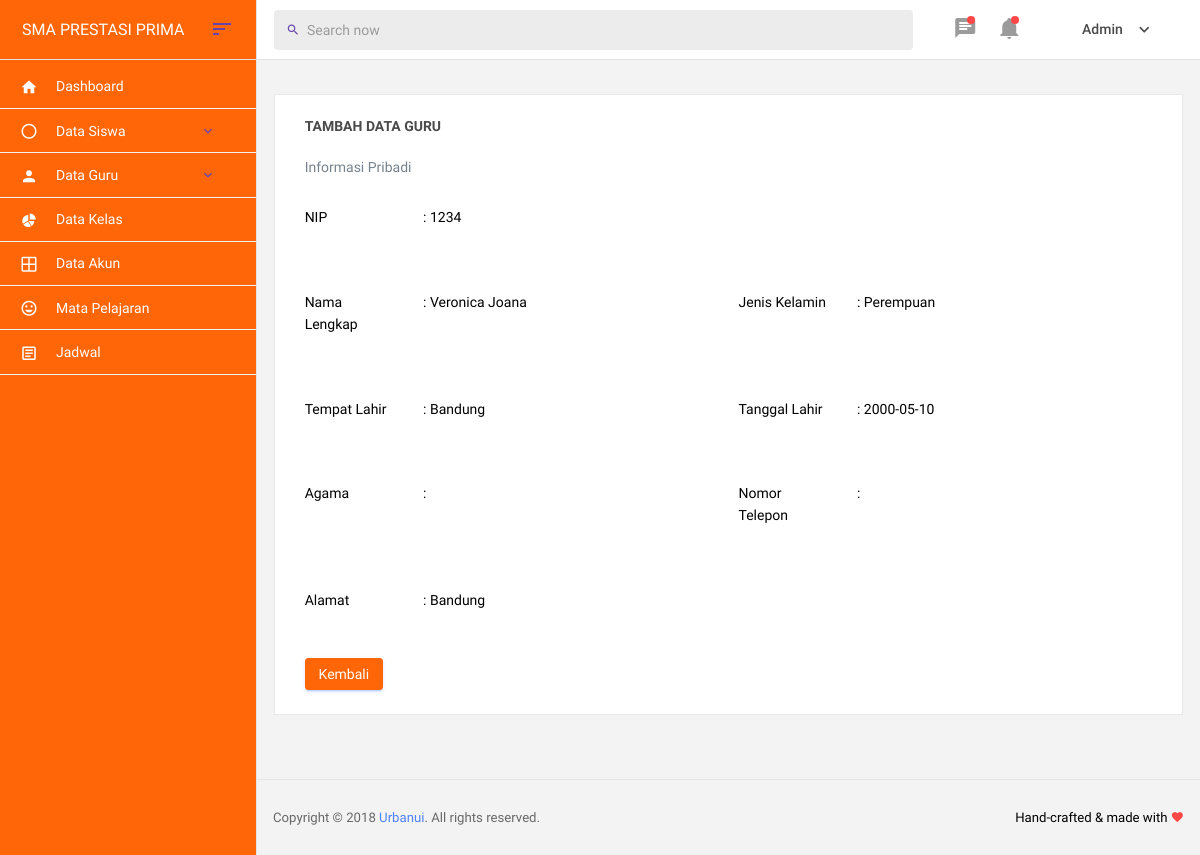
/admin/detailguru/1234, run on the app's committed database.
### tables this page shows
CREATE TABLE `guru` (
  `id` int(11) NOT NULL,
  `nip` int(11) NOT NULL,
  `nama_guru` varchar(50) NOT NULL,
  `username` varchar(128) NOT NULL,
  `tempat_lahir` varchar(50) NOT NULL,
  `tanggal_lahir` date NOT NULL,
  `alamat` text NOT NULL,
  `telp_guru` varchar(15) NOT NULL,
  `jenis_kelamin` varchar(20) NOT NULL,
  `foto_guru` varchar(100) NOT NULL,
  `id_user` int(11) NOT NULL
);

### application/controllers/Admin.php (called while the page is built, shortened)
<?php
class Admin extends CI_Controller
{
	public function __construct()
	{
		$this->load->helper(array('url'));
		$this->load->database();
		$this->load->model('M_data');
	}
	public function detailguru($nip)
	{
		$data['detail'] = $this->M_data->detail_guru($nip);
		$this->load->view('admin/head');
		$this->load->view('admin/header');
		$this->load->view('admin/detailguru', $data);
		$this->load->view('admin/footer');
		$this->load->view('admin/js');
	}
}

### index.php (called while the page is built, shortened)
<?php
require_once BASEPATH.'core/CodeIgniter.php';

### application/models/M_data.php (called while the page is built, shortened)
<?php
class M_data extends CI_Model{
    public function detail_guru($nip){
        $result = $this->db->where('nip', $nip)
    	->get('guru');
    	if ($result->num_rows() > 0) {
    		return $result->result();
    	}else{
    		return false;
    	}
    }
}
?>

### application/views/admin/detailguru.php (the view)
<div class="main-panel">
    <div class="content-wrapper">
        <div class="row">
          <div class="col-12 grid-margin">
              <div class="card">
                <div class="card-body">
                  <h4 class="card-title">Tambah Data Guru</h4>
                  <?php foreach ($detail as $dt) : ?>
                    <p class="card-description">
                      Informasi Pribadi
                    </p>
                    <div class="row">
                      <div class="col-md-6">
                        <div class="form-group row">
                          <label class="col-sm-3 col-form-label">NIP</label>
                          <div class="col-sm-9">
                            <label class="col-sm-6 col-form-label">: <?php echo $dt->nip?></label>
                          </div>
                        </div>
                      </div>
                    </div>
                    <div class="row">
                      <div class="col-md-6">
                        <div class="form-group row">
                          <label class="col-sm-3 col-form-label">Nama Lengkap</label>
                          <div class="col-sm-9">
                          <label class="col-sm-6 col-form-label">: <?php echo $dt->nama_guru?></label>
                          </div>
                        </div>
                      </div>
                      <div class="col-md-6">
                        <div class="form-group row">
                        <label class="col-sm-3 col-form-label">Jenis Kelamin</label>
                          <div class="col-sm-9">
                          <label class="col-sm-6 col-form-label">: <?php echo $dt->jenis_kelamin?></label>
                          </div>
                        </div>
                      </div>
                    </div>
                    <div class="row">
                      <div class="col-md-6">
                        <div class="form-group row">
                        <label class="col-sm-3 col-form-label">Tempat Lahir</label>
                          <div class="col-sm-9">
                          <label class="col-sm-6 col-form-label">: <?php echo $dt->tempat_lahir?></label>
                          </div>
                        </div>
                      </div>
                      <div class="col-md-6">
                        <div class="form-group row">
                          <label class="col-sm-3 col-form-label">Tanggal Lahir</label>
                          <div class="col-sm-9">
                          <label class="col-sm-6 col-form-label">: <?php echo $dt->tanggal_lahir?></label>
                          </div>
                        </div>
                      </div>
                    </div>
                    <div class="row">
                      <div class="col-md-6">
                        <div class="form-group row">
                          <label class="col-sm-3 col-form-label">Agama</label>
                          <div class="col-sm-9">
                          <label class="col-sm-6 col-form-label">: <?php echo $dt->agama?></label>
                          </div>
                        </div>
                      </div>
                      <div class="col-md-6">
                        <div class="form-group row">
                          <label class="col-sm-3 col-form-label">Nomor Telepon</label>
                          <div class="col-sm-9">
                          <label class="col-sm-9 col-form-label">: <?php echo $dt->no_hp?></label>
                          </div>
                        </div>
                      </div>
                    </div>
                    <div class="row">
                      <div class="col-md-6">
                        <div class="form-group row">
                          <label class="col-sm-3 col-form-label">Alamat</label>
                          <div class="col-sm-9">
                          <label class="col-sm-9 col-form-label">: <?php echo $dt->alamat?></label>
                          </div>
                        </div>
                      </div>
                    </div>
                  <?php endforeach;?>
                  <?php echo anchor('admin/dataguru','<button class="btn btn-sm btn-primary">Kembali</button>')?>
                </div>
              </div>
            </div>
          </div>
        </div>

### data on the page
guru: nip "1234", nama_guru "Veronica Joana", jenis_kelamin "Perempuan", tempat_lahir "Bandung", tanggal_lahir "2000-05-10", alamat "Bandung"
